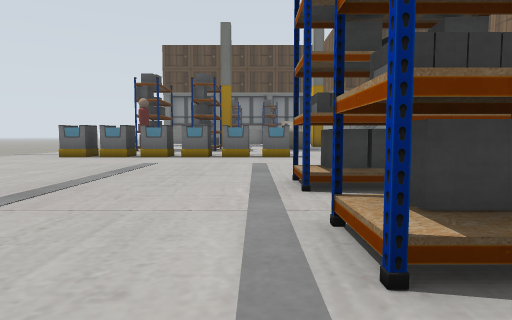
[1] (above)

21 first-person views from a walk through a Gazebo world. The camera is 0.5 m above the floor, tilts 4° down and sees 75° across. The floor is counted in squares, 1 m on a side. Each view is taken from the middle of a square. On the plan, view 1 faces up. The plan holds only what a view shows up to about 9 squares ahead; the rest is blank. The place goes on beyond the plan. Simple shapes stand in for some stock models. Some surface patterns are stand-ins.

[2]
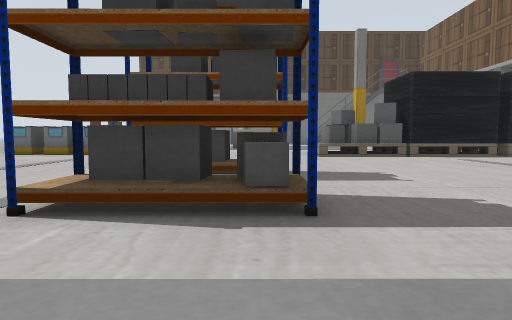

[3]
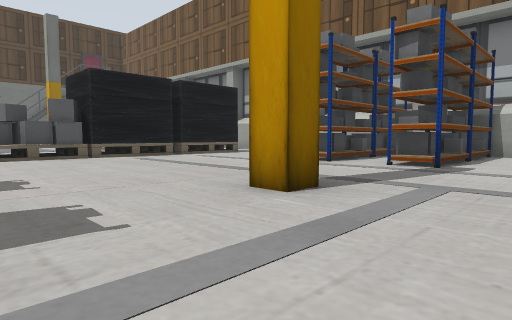

[4]
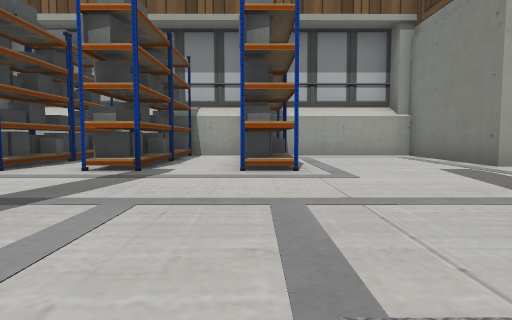

[5]
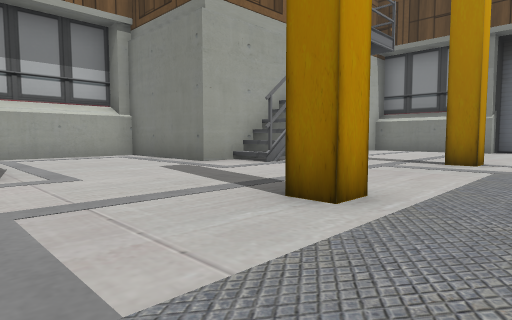

[6]
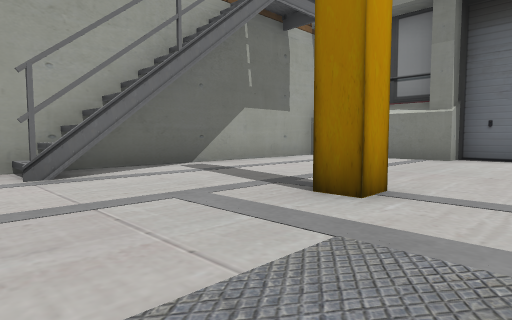

[7]
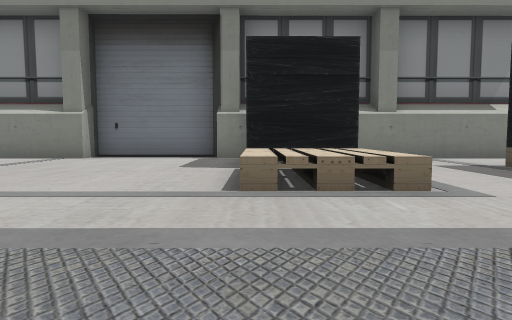

[8]
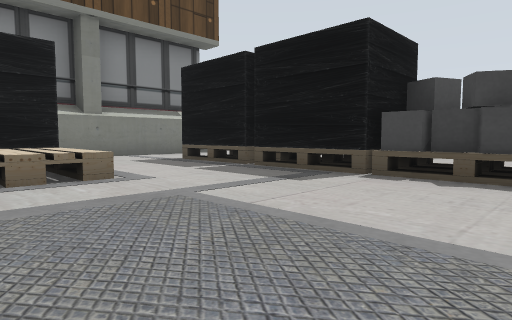

[9]
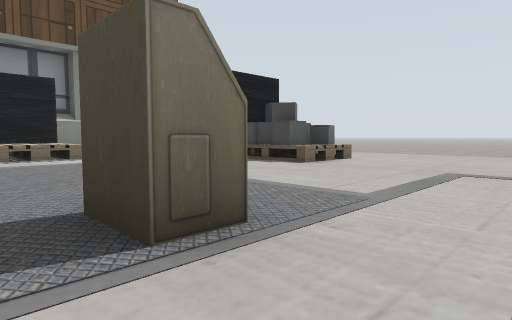

[10]
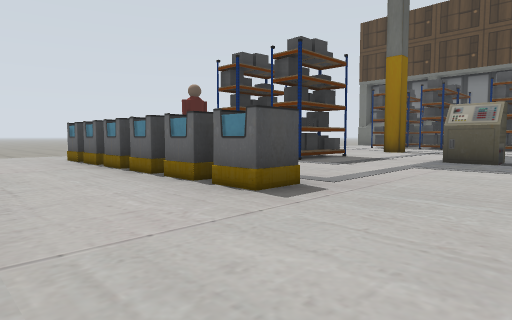

[11]
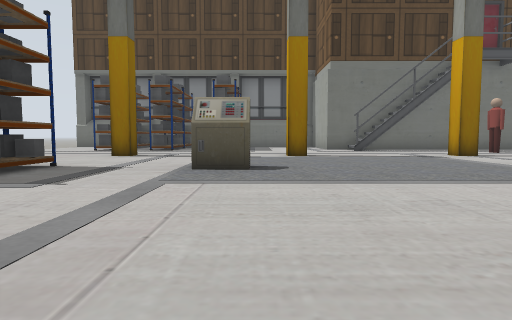

[12]
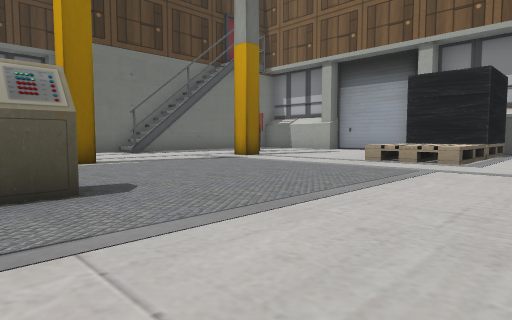

[13]
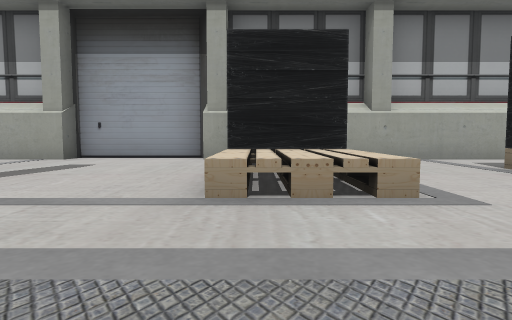

[14]
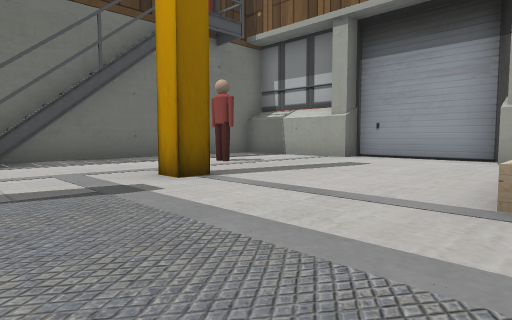

[15]
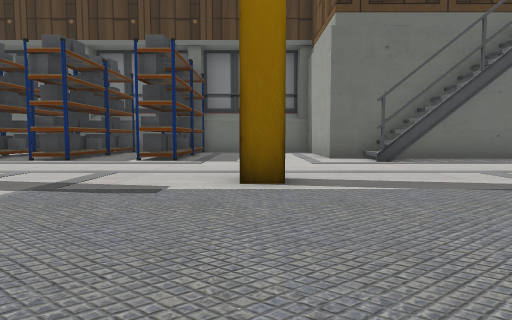

[16]
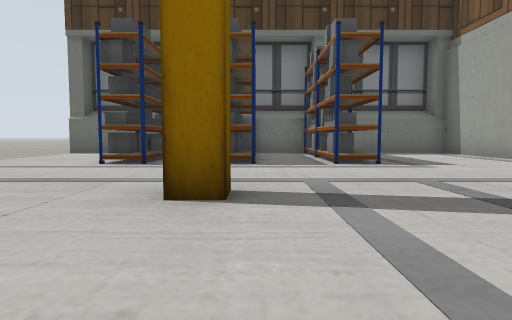

[17]
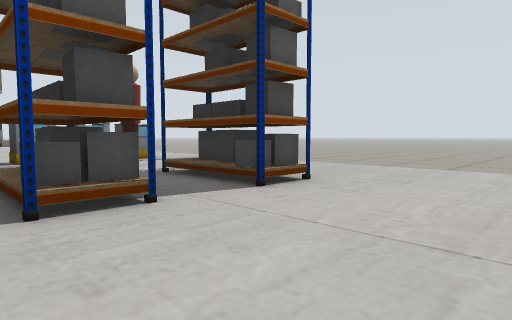

[18]
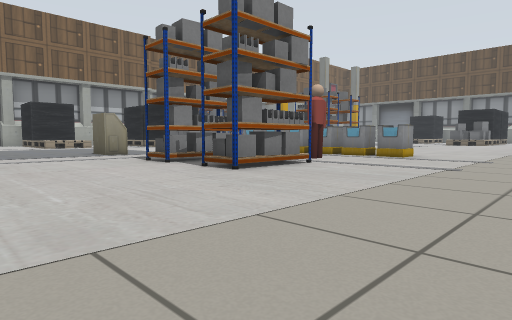

[19]
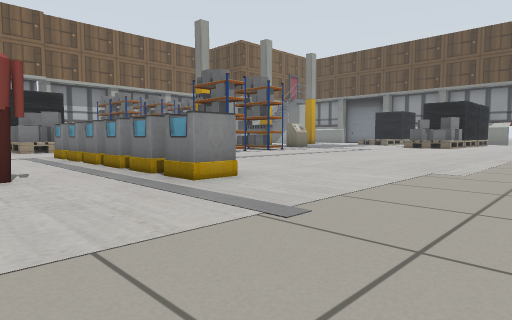

[20]
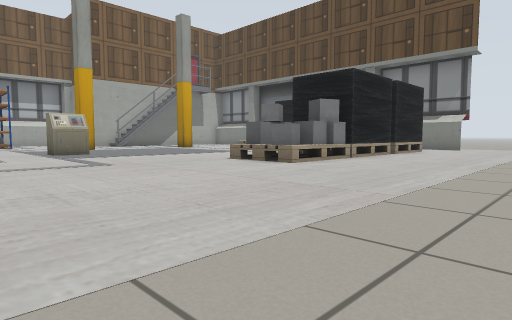

[21]
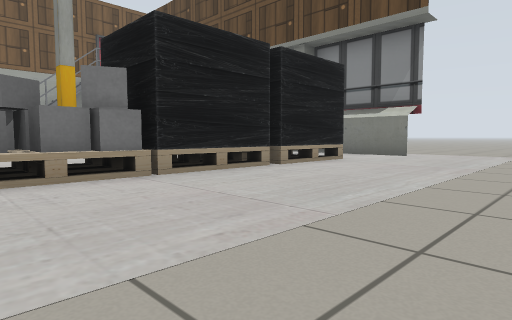

### Floor plan
Key: @ floor where view 1 was taken; # wall or solid block; . floor; = window, fence, low wall or low ledge; B bin; P person.
Columns run from 8 left of view 1 to 13 right of it. Each row starts with its distance up from view 1.
 23  ...#  #.# ..#
 22  ...####.#...#
 21   ..####.#...#####
 20   ............###..
 19    ...............P..#
 18     ..............P..#
 17 .......#...#...#.....#
 16 .....................#
 15 .....................#
 14 .....................#
 13 ....#.#..==.....=###
 12 ....#.#.........=#####
 11 .....P...............#
 10 .....P........  .....#
  9 ....BBBBBB..###   #..#
  8 ...BBBBBBB..#####  ..#
  7 ............==###    #
  6  .................   #
  5  .................   #
  4  ........##......    #
  3  ........##......#####
  2  .... ...##........  #
  1 .....  ..##...#..#####
  0 ........@............#
 -1 .................#####
 -2 ..........=..........#
 -3 ..............#......#
 -4 ....==...............#
 -5 ....=#............####
 -6 ....##...........##
 -7 ....=#...........#
 -8 ....##...==...#..##
 -9  ...##...##.......#
-10  ...=#...##.......#
-11  ....... # .......#
-12  .......   .......#
-13  ..##############

Where each view was taken, in squares from view 1:
view 1: 0 up, 0 right, facing up
view 2: 1 down, 2 right, facing up
view 3: 1 down, 3 right, facing up-right
view 4: 1 down, 4 right, facing right
view 5: 1 down, 4 right, facing down-right
view 6: 5 down, 4 right, facing down-right
view 7: 5 down, 2 right, facing down
view 8: 4 down, 2 right, facing down-left
view 9: 0 up, 3 right, facing down-left
view 10: 6 up, 3 right, facing up-left
view 11: 8 up, 2 right, facing up
view 12: 10 up, 1 right, facing up-right
view 13: 13 up, 5 right, facing right
view 14: 13 up, 5 right, facing up-right
view 15: 13 up, 3 right, facing up
view 16: 14 up, 1 left, facing up
view 17: 16 up, 1 left, facing down-left
view 18: 17 up, 8 left, facing down-right
view 19: 11 up, 8 left, facing down-right
view 20: 1 up, 8 left, facing down-right
view 21: 4 down, 8 left, facing down-right
